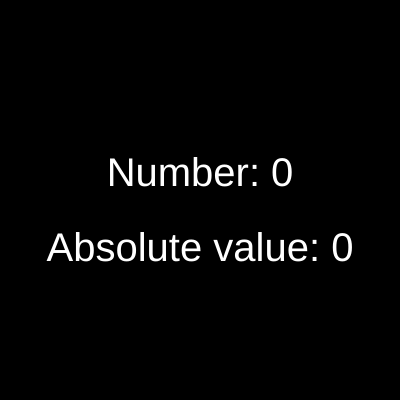
Frame 1 (no input)
Frame 60 (no input): identical to frame 1, image omitted
Frame 120 (the mouse pressed at the canvas centre since frame 60): identical to frame 1, image omitted

The p5.js sketch that drew this single still picture (run headless with seeded random() and noise() and a simulated clock; from frame 60 on, the mouse is pressed at the canvas centre):

// p5.js sketch
// ── sketch.js
var slider;
var num;

function setup() {
  createCanvas(400, 400);
  createP('');
  slider = createSlider(-100, 100, 0);
}

function draw() {
  background(0);
  num = slider.value();
  fill(255);
  textSize(40);
  textAlign(CENTER, CENTER);
  text("Number: " + num, 200, 175);
  text("Absolute value: " + absolute(num), 200, 250);

}

function absolute(num) {
  if (num > 0) {
    return num;
  } else {
    return num * -1;
  }
}
